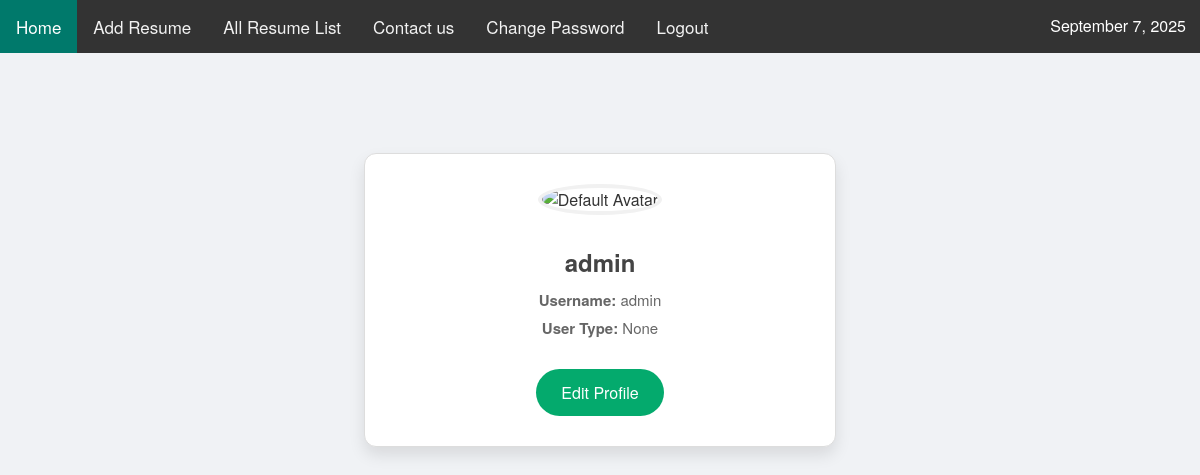
/home/ (signed in), run on the app's committed database.
### Portfolio/models.py (models this page shows, shortened)
class CustomUserModel(AbstractUser):
    USER=[
        ('Admin','Admin'),
        ('viewer','Viewer')
    ]
    user_type=models.CharField(choices=USER,max_length=100,null=True)
    profile_pic = models.ImageField(upload_to="Media/Profile_Pics", null=True, blank=True)

### Portfolio/views.py (the view)
# urls.py: path('home/', home_view, name="home"),
def home_view(request):
    return render(request, 'home.html')

### Portfolio/templates/home.html (shortened to what this page needs)
{% extends 'base.html' %}
{% load static %}
{% block body %}
<div class="profile-container">
  <div class="profile-card">
    {% if request.user.profile_pic %}
      <img src="{{ request.user.profile_pic.url }}" alt="Profile Picture" class="profile-img">
    {% else %}
      <img src="{% static 'images/default-avatar.png' %}" alt="Default Avatar" class="profile-img">
    {% endif %}
    <div class="profile-info">
      <h2>{{ request.user.get_full_name|default:request.user.username }}</h2>
      <p><strong>Username:</strong> {{ request.user.username }}</p>
      <p><strong>User Type:</strong> {{ request.user.user_type }}</p>
    </div>
    <div class="button-container">
      <a href="{% url 'edit_profile' %}">Edit Profile</a>
    </div>
  </div>
</div>
{% endblock body %}

### Portfolio/templates/base.html (style rules this page uses)
body { margin: 0; font-family: Arial, Helvetica, sans-serif; }

### Portfolio/templates/home.html (style rules this page uses)
body { font-family: 'Helvetica Neue', Arial, sans-serif; background-color: #f0f2f5; margin: 0; padding: 0; color: #333; }
.profile-container { display: flex; justify-content: center; align-items: flex-start; padding: 100px 20px 20px 20px; min-height: calc(100vh - 80px); }
.profile-card { background-color: #ffffff; box-shadow: 0 8px 16px rgba(0,0,0,0.1); border-radius: 12px; width: 100%; max-width: 420px; text-align: center; padding: 30px 25px; transition: transform 0.3s ease-in-out, box-shadow 0.3s ease-in-out; border: 1px solid #ddd; }
.profile-img { border-radius: 50%; width: 130px; height: 130px; object-fit: cover; margin-bottom: 20px; border: 4px solid #f1f1f1; }
.profile-info { margin-bottom: 25px; }
.profile-info h2 { margin: 10px 0; font-size: 24px; color: #444; font-weight: 600; }
.profile-info p { margin: 6px 0; font-size: 15px; color: #666; }
.button-container { margin-top: 30px; }
.button-container a { text-decoration: none; background-color: #04AA6D; color: #ffffff; padding: 12px 25px; border-radius: 25px; font-size: 16px; font-weight: 500; transition: background-color 0.3s, transform 0.3s; display: inline-block; }

### data on the page
CustomUserModel: user.get_full_name "admin", user.username "admin", user.user_type "None"
